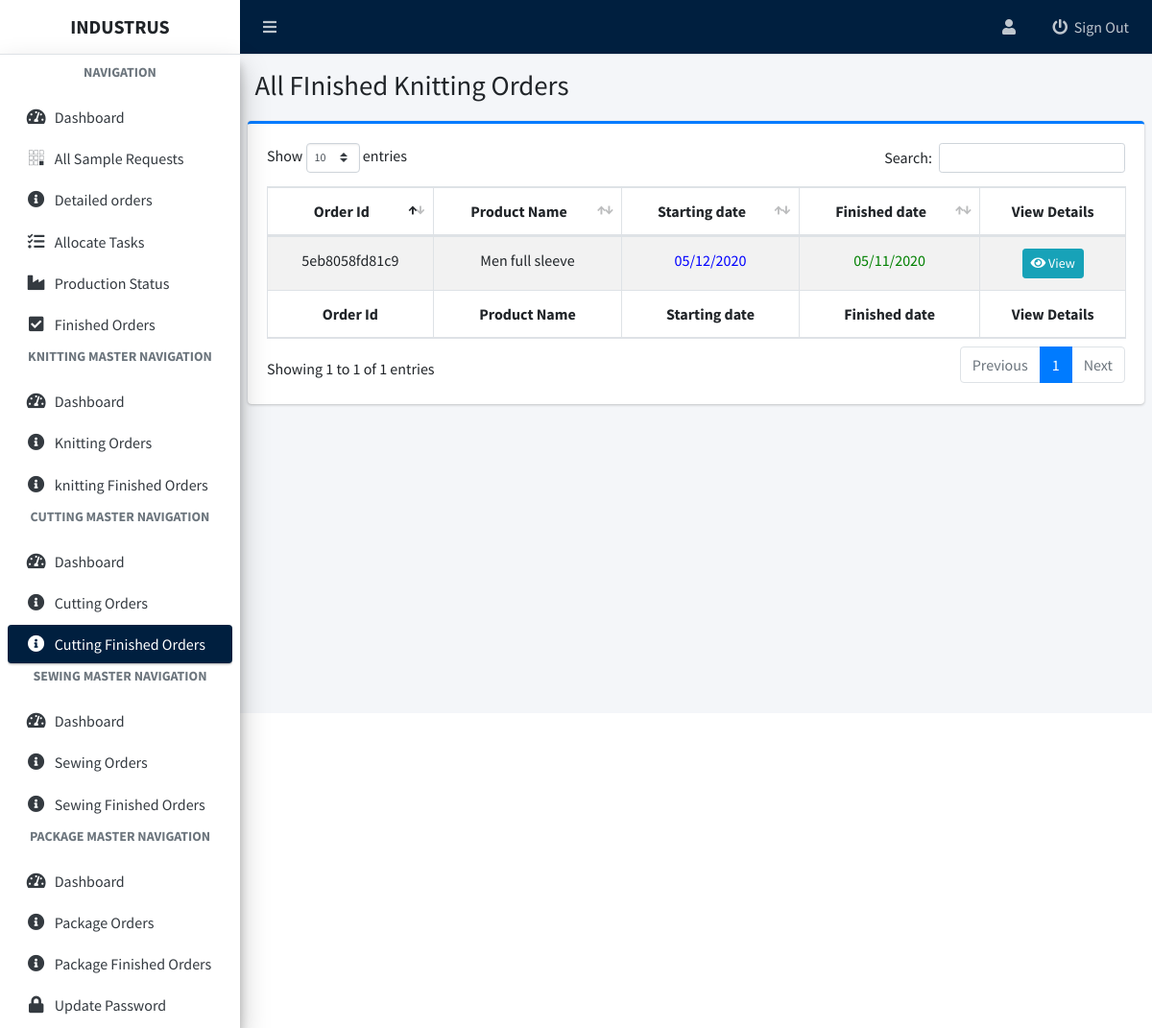
/admin/cutting-master/cutting-finished-orders.php (signed in), run on the app's committed database.
### tables this page shows
CREATE TABLE `order_tasks` (
  `id` int(11) NOT NULL,
  `order_id` varchar(50) NOT NULL,
  `department_id` int(11) NOT NULL,
  `assign_days` int(11) NOT NULL,
  `started_at` varchar(50) NOT NULL,
  `finished_at` varchar(50) NOT NULL,
  `status` int(11) NOT NULL DEFAULT 0,
  `flag` int(11) NOT NULL DEFAULT 0
);

CREATE TABLE `order_details` (
  `orderId` varchar(50) NOT NULL,
  `user_id` int(11) NOT NULL,
  `buyerName` varchar(200) NOT NULL,
  `companyName` varchar(200) NOT NULL,
  `productName` varchar(100) NOT NULL,
  `productPrice` varchar(100) NOT NULL,
  `composition` varchar(100) NOT NULL,
  `fabricsWeight` varchar(100) NOT NULL,
  `samplePcs` varchar(10) NOT NULL,
  `fabricConstruction` varchar(100) NOT NULL,
  `febricDescription` varchar(100) NOT NULL,
  `productSketch` varchar(200) NOT NULL,
  `yarnDescription` varchar(150) NOT NULL,
  `frontMeasurementSketch` varchar(200) NOT NULL,
  `backMeasurementSketch` varchar(200) NOT NULL,
  `collarMeasurementSketch` varchar(200) NOT NULL,
  `frontSewingSkecth` varchar(200) NOT NULL,
  `frontPlacketSkecth` varchar(200) NOT NULL,
  `slideSlitSkecth` varchar(200) NOT NULL,
  `pcs_per_box` varchar(15) NOT NULL,
  `shipmentDate` varchar(100) NOT NULL,
  `detailOrderDate` varchar(100) NOT NULL,
  `sampleOrderDate` varchar(100) NOT NULL,
  `finishedDate` varchar(50) NOT NULL,
  `status` int(11) NOT NULL DEFAULT 0 COMMENT '0=sampledefault,1=sample_accepted,2=sample_rejected,3=pendingDetails,4 = userImputted,5=task-allocated,6=Order-in-production, 7 =order_finished'
);

### admin/cutting-master/cutting-finished-orders.php (the view, shortened to what this page needs)
<?php
include '../includes/admin-header.php';
include '../includes/admin-navbar.php';
include '../includes/admin-sidebar.php';
$conn = connect();
$sql = "SELECT * FROM order_details as od, order_tasks as ot WHERE od.orderId = ot.order_id AND ot.status = 2 AND ot.department_id = 2 ";
$stmt = $conn->prepare($sql);
$stmt->execute();
$result = $stmt->get_result();
while ($data = $result->fetch_assoc()) {
    $row[] = $data;
}
?>
<section class="content-header">
    <div class="container-fluid">
        <div class="row">
            <div class="col-sm-6">
                <h1>All FInished Knitting Orders </h1>
            </div>
        </div>
    </div>
</section>
<section class="content py-1">
    <div class="card card-primary card-outline">
        <div class="card-body">
            <table id="example2" class="table table-bordered table-hover table-striped text-center">
                <thead>
                    <tr class="">
                        <th>Order Id</th>
                        <th>Product Name</th>
                        <th>Starting date</th>
                        <th>Finished date</th>
                        <th>View Details</th>
                    </tr>
                </thead>
                <tbody>
                    <?php
                    if (isset($row)) {
                        foreach ($row as $value) {
                    ?>
                            <tr>
                                <td><?= $value['orderId'] ?></td>
                                <td><?= $value['productName'] ?></td>
                                <td style='color:blue;'><?= $value['started_at'] ?></td>
                                <td style='color:green;'><?= $value['finished_at'] ?></td>
                                <td>
                                    <a href="knitting-finished-order-details?order-id=<?= $value['orderId'] ?>" class="btn btn-info btn-sm"><i class="fas fa-eye"></i> View</a>
                                </td>
                            </tr>
                    <?php }
                    } ?>
                </tbody>
                <tfoot>
                    <tr>
                        <th>Order Id</th>
                        <th>Product Name</th>
                        <th>Starting date</th>
                        <th>Finished date</th>
                        <th>View Details</th>
                    </tr>
                </tfoot>
            </table>
        </div>
    </div>
</section>
<?php include '../includes/admin-footer.php'; ?>
</body>
</html>

### data on the page
order_tasks: order.orderId "5eb8058fd81c9", order.productName "Men full sleeve", started_at "05/12/2020", finished_at "05/11/2020"
